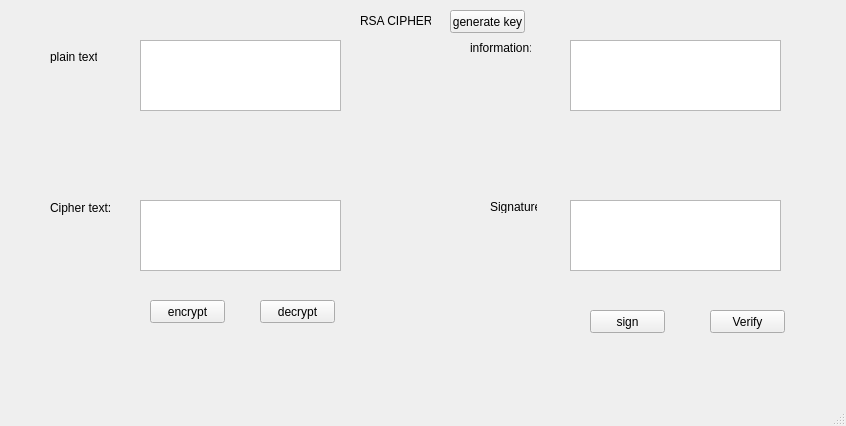
<?xml version="1.0" encoding="UTF-8"?>
<ui version="4.0">
 <class>MainWindow</class>
 <widget class="QMainWindow" name="MainWindow">
  <property name="geometry">
   <rect>
    <x>0</x>
    <y>0</y>
    <width>846</width>
    <height>426</height>
   </rect>
  </property>
  <property name="windowTitle">
   <string>MainWindow</string>
  </property>
  <widget class="QWidget" name="centralwidget">
   <widget class="QPlainTextEdit" name="plaintxtedit">
    <property name="geometry">
     <rect>
      <x>140</x>
      <y>40</y>
      <width>201</width>
      <height>71</height>
     </rect>
    </property>
    <property name="plainText">
     <string/>
    </property>
   </widget>
   <widget class="QLabel" name="plain_text">
    <property name="geometry">
     <rect>
      <x>50</x>
      <y>50</y>
      <width>47</width>
      <height>13</height>
     </rect>
    </property>
    <property name="text">
     <string>plain text</string>
    </property>
   </widget>
   <widget class="QLabel" name="Cipher_text">
    <property name="geometry">
     <rect>
      <x>50</x>
      <y>200</y>
      <width>61</width>
      <height>16</height>
     </rect>
    </property>
    <property name="text">
     <string>Cipher text:</string>
    </property>
   </widget>
   <widget class="QPlainTextEdit" name="ciphertxtedit">
    <property name="geometry">
     <rect>
      <x>140</x>
      <y>200</y>
      <width>201</width>
      <height>71</height>
     </rect>
    </property>
   </widget>
   <widget class="QPushButton" name="btn_encrypt">
    <property name="geometry">
     <rect>
      <x>150</x>
      <y>300</y>
      <width>75</width>
      <height>23</height>
     </rect>
    </property>
    <property name="text">
     <string>encrypt</string>
    </property>
   </widget>
   <widget class="QPushButton" name="btn_decrypt">
    <property name="geometry">
     <rect>
      <x>260</x>
      <y>300</y>
      <width>75</width>
      <height>23</height>
     </rect>
    </property>
    <property name="text">
     <string>decrypt</string>
    </property>
   </widget>
   <widget class="QLabel" name="RSA_CIPHER">
    <property name="geometry">
     <rect>
      <x>360</x>
      <y>0</y>
      <width>71</width>
      <height>41</height>
     </rect>
    </property>
    <property name="text">
     <string>RSA CIPHER</string>
    </property>
   </widget>
   <widget class="QLabel" name="informationtxt">
    <property name="geometry">
     <rect>
      <x>470</x>
      <y>40</y>
      <width>61</width>
      <height>16</height>
     </rect>
    </property>
    <property name="text">
     <string>information:</string>
    </property>
   </widget>
   <widget class="QLabel" name="sigtxt">
    <property name="geometry">
     <rect>
      <x>490</x>
      <y>200</y>
      <width>47</width>
      <height>13</height>
     </rect>
    </property>
    <property name="text">
     <string>Signature</string>
    </property>
   </widget>
   <widget class="QPlainTextEdit" name="infortxtedit">
    <property name="geometry">
     <rect>
      <x>570</x>
      <y>40</y>
      <width>211</width>
      <height>71</height>
     </rect>
    </property>
   </widget>
   <widget class="QPlainTextEdit" name="sigtxtedit">
    <property name="geometry">
     <rect>
      <x>570</x>
      <y>200</y>
      <width>211</width>
      <height>71</height>
     </rect>
    </property>
   </widget>
   <widget class="QPushButton" name="btn_sign">
    <property name="geometry">
     <rect>
      <x>590</x>
      <y>310</y>
      <width>75</width>
      <height>23</height>
     </rect>
    </property>
    <property name="text">
     <string>sign</string>
    </property>
   </widget>
   <widget class="QPushButton" name="btn_verify">
    <property name="geometry">
     <rect>
      <x>710</x>
      <y>310</y>
      <width>75</width>
      <height>23</height>
     </rect>
    </property>
    <property name="text">
     <string>Verify</string>
    </property>
   </widget>
   <widget class="QPushButton" name="btn_generate">
    <property name="geometry">
     <rect>
      <x>450</x>
      <y>10</y>
      <width>75</width>
      <height>23</height>
     </rect>
    </property>
    <property name="text">
     <string>generate key</string>
    </property>
   </widget>
  </widget>
  <widget class="QMenuBar" name="menubar">
   <property name="geometry">
    <rect>
     <x>0</x>
     <y>0</y>
     <width>846</width>
     <height>21</height>
    </rect>
   </property>
  </widget>
  <widget class="QStatusBar" name="statusbar"/>
 </widget>
 <resources/>
 <connections/>
</ui>
